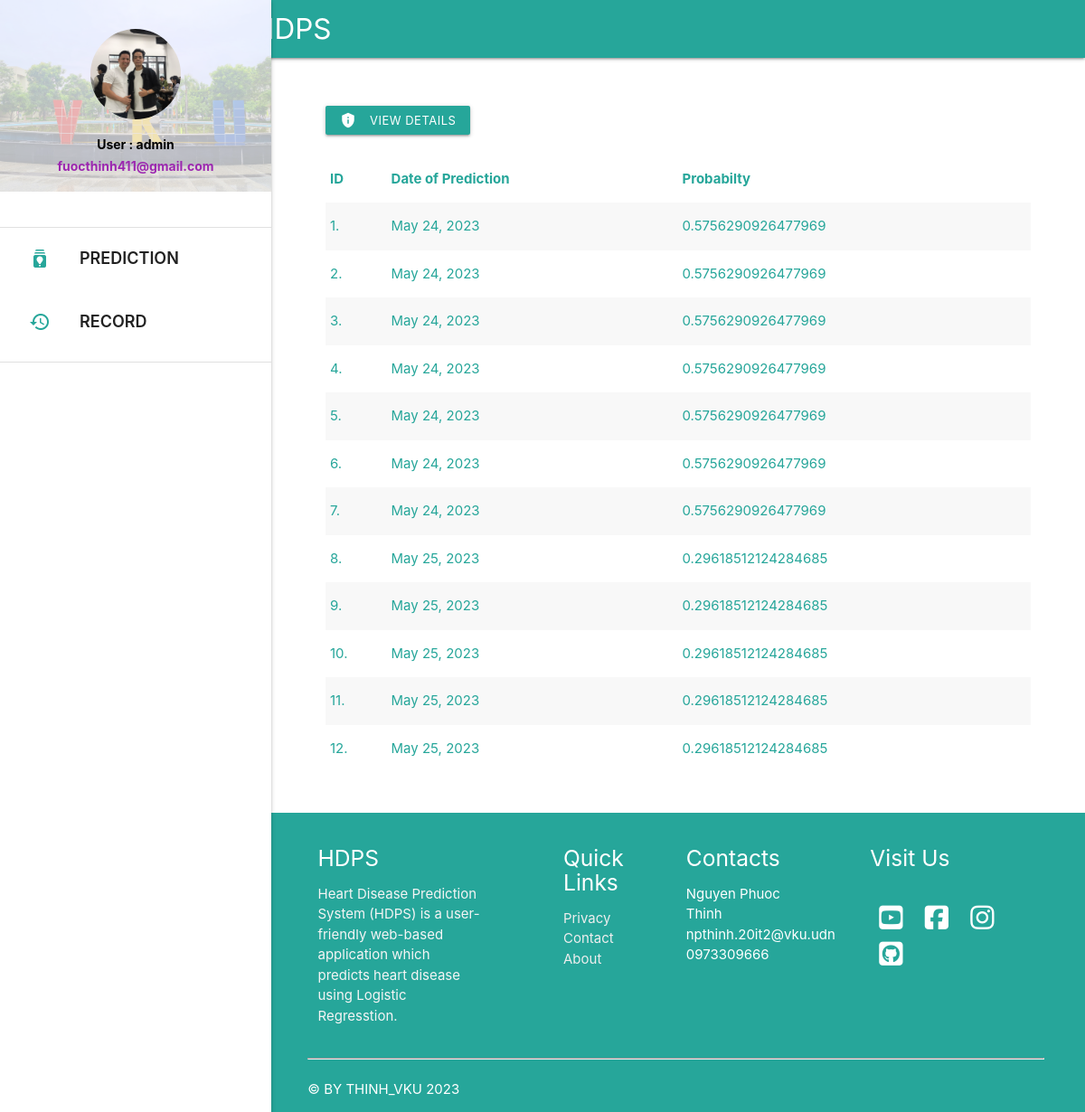
Page /record (signed in) on the earlier database version.
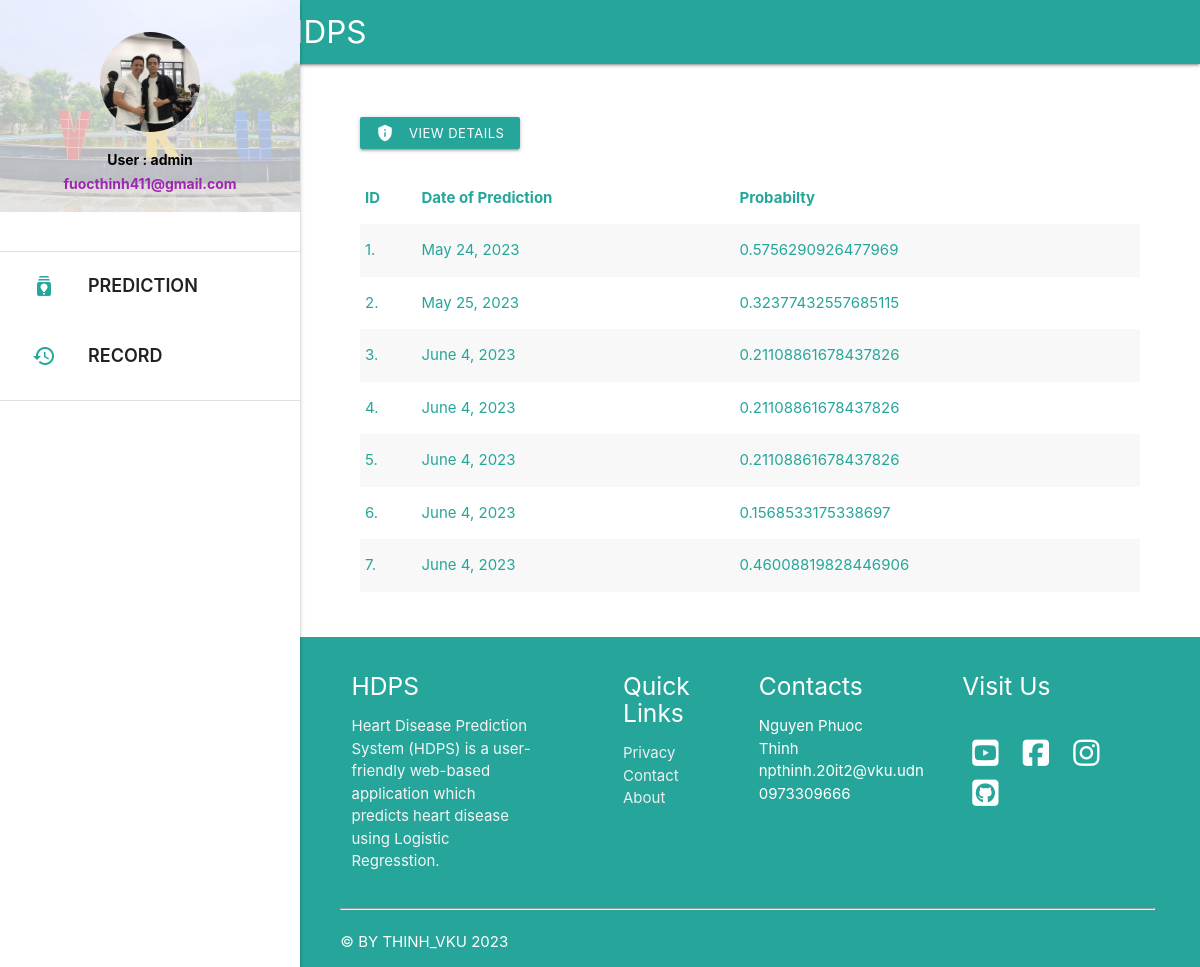
Same page on the later database version.
### predictor/models.py (models this page shows, shortened)
class HeartData(models.Model):
    age = models.IntegerField()
    sex = models.IntegerField()
    cp = models.FloatField()
    trestbps = models.FloatField()
    chol = models.FloatField()
    fbs = models.FloatField()
    restcg = models.FloatField()
    thalach = models.FloatField()
    exang = models.FloatField()
    oldpeak = models.FloatField()
    slope = models.FloatField()
    ca = models.FloatField()
    thal = models.FloatField()
    owner = models.ForeignKey(get_user_model() , on_delete=models.CASCADE , related_name='owner' , null=True)
    date = models.DateField(auto_now_add=True)
    probability = models.FloatField(null=True)

### predictor/views.py (the view)
# urls.py: path('record', views.record , name='record'),
def record(request):  # Diplays previous record of authenticated user
    if request.user.is_authenticated:
        record_data = HeartData.objects.filter(
            owner=request.user
        )  # Filter only those data whose owner is the logged in user
        return render(request, "record.html", {"record_data": record_data})
    return redirect("/")

### templates/record.html (shortened to what this page needs)
{% extends 'base_layout.html' %}  {% block content %}
<div class="con">
  <br />
  {% if record_data %}
  <a
    class="waves-effect waves-light btn-small black"
    href="{% url 'heartdetail' %}"
    target="_parent"
    ><i class="material-icons left">privacy_tip</i>View Details</a
  >
  &nbsp; &nbsp; {% endif %}
  <br />
  <br />
  {% if record_data %}
  <table class="striped">
    <thead>
      <tr>
        <th>ID</th>
        <th>Date of Prediction</th>
        <th>Probabilty</th>
      </tr>
    </thead>
    <tbody>
      <tr>
        {% for data in record_data %}
        <td>{{ forloop.counter }}.</td>
        <td>{{ data.date }}</td>
        <td>{{ data.probability }}</td>
      </tr>
      {% endfor %}
    </tbody>
  </table>
  {% else %}
  <h5>You have no previous record.</h5>
  {% endif %}
  <br />
  <br />
</div>
{% endblock %}

Differences in the rows shown:
removed HeartData: date "May 24, 2023", probability "0.5756290926477969"
removed HeartData: date "May 24, 2023", probability "0.5756290926477969"
removed HeartData: date "May 24, 2023", probability "0.5756290926477969"
removed HeartData: date "May 24, 2023", probability "0.5756290926477969"
removed HeartData: date "May 24, 2023", probability "0.5756290926477969"
removed HeartData: date "May 24, 2023", probability "0.5756290926477969"
removed HeartData: date "May 25, 2023", probability "0.29618512124284685"
removed HeartData: date "May 25, 2023", probability "0.29618512124284685"
removed HeartData: date "May 25, 2023", probability "0.29618512124284685"
removed HeartData: date "May 25, 2023", probability "0.29618512124284685"
removed HeartData: date "May 25, 2023", probability "0.29618512124284685"
added HeartData: date "May 25, 2023", probability "0.32377432557685115"
added HeartData: date "June 4, 2023", probability "0.21108861678437826"
added HeartData: date "June 4, 2023", probability "0.21108861678437826"
added HeartData: date "June 4, 2023", probability "0.21108861678437826"
added HeartData: date "June 4, 2023", probability "0.1568533175338697"
added HeartData: date "June 4, 2023", probability "0.46008819828446906"
